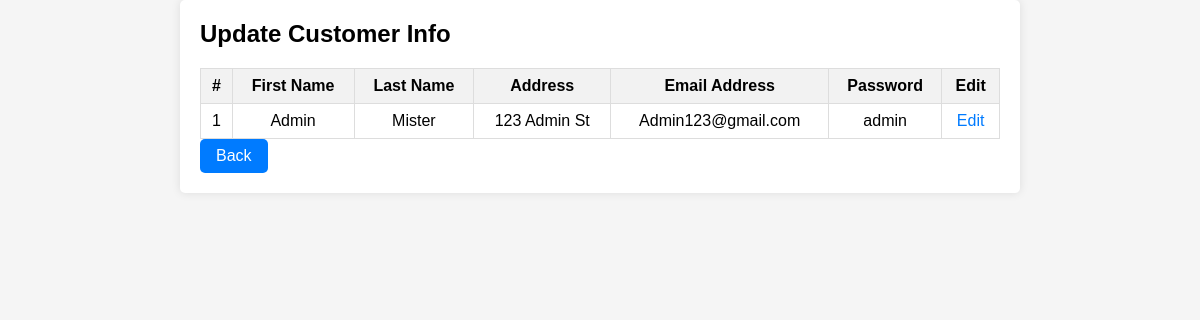
The page /update.php (signed in) on the database its author committed.
### tables this page shows
CREATE TABLE IF NOT EXISTS customer (
    id INT AUTO_INCREMENT PRIMARY KEY,
    firstname VARCHAR(30),
    lastname VARCHAR(30),
    address VARCHAR(50),
    email VARCHAR(50),
    password VARCHAR(18),
    cart_id INT,
    FOREIGN KEY (cart_id) REFERENCES cart(id)
);

### common.php (called while the page is built)
<?php
function escape($data) {
    $data = htmlspecialchars($data, ENT_QUOTES | ENT_SUBSTITUTE, "UTF-8");
    $data = trim($data);
    $data = stripslashes($data);
    return ($data);
}

### public/update.php (the view, shortened to what this page needs)
<!DOCTYPE html>
<html lang="en">
<head>
    <link rel="stylesheet" href="css/UpdateStyling.css">
</head>
<body>
    <?php
    if(isset($_SESSION['loggedin']) && $_SESSION['loggedin'] === true && isset($_SESSION['email'])) {
        $email = $_SESSION['email'];
        try {
            require "../common.php";
            require_once '../src/DBconnect.php';
            $sql = "SELECT * FROM customer WHERE email = :email";
            $statement = $connection->prepare($sql);
            $statement->bindValue(':email', $email);
            $statement->execute();
            $result = $statement->fetchAll();
        } catch(PDOException $error) {
            echo $sql . "<br>" . $error->getMessage();
        }
    }
    ?>
    <div class="container">
        <h2>Update Customer Info</h2>
        <table>
            <thead>
                <tr>
                    <th>#</th>
                    <th>First Name</th>
                    <th>Last Name</th>
                    <th>Address</th>
                    <th>Email Address</th>
                    <th>Password</th>
                    <th>Edit</th>
                </tr>
            </thead>
            <tbody>
                <?php foreach ($result as $row) : ?>
                    <tr>
                        <td><?php echo escape($row["id"]); ?></td>
                        <td><?php echo escape($row["firstname"]); ?></td>
                        <td><?php echo escape($row["lastname"]); ?></td>
                        <td><?php echo escape($row["address"]); ?></td>
                        <td><?php echo escape($row["email"]); ?></td>
                        <td><?php echo escape($row["password"]); ?></td>
                        <td><a href="update-single.php?id=<?php echo escape($row["id"]); ?>">Edit</a></td>
                    </tr>
                <?php endforeach; ?>
            </tbody>
        </table>
        <a href="dashboard.php" class="btn">Back</a>
    </div>
</body>
</html>

### public/css/UpdateStyling.css (style rules this page uses)
body { font-family: Arial, sans-serif; margin: 0; padding: 0; background-color: #f5f5f5; }
.container { max-width: 800px; margin: 0 auto; padding: 20px; background-color: #fff; border-radius: 5px; box-shadow: 0 0 10px rgba(0, 0, 0, 0.1); }
h2 { margin-top: 0; }
table { width: 100%; border-collapse: collapse; }
table th, table td { border: 1px solid #ddd; padding: 8px; }
table th { background-color: #f2f2f2; }
table td { text-align: center; }
a { text-decoration: none; color: #007bff; }
.btn { display: inline-block; padding: 8px 16px; background-color: #007bff; color: #fff; text-decoration: none; border-radius: 5px; transition: background-color 0.3s ease; }

### rows shown on the page
customer: id "1", firstname "Admin", lastname "Mister", address "123 Admin St", email "Admin123@gmail.com", password "admin"
